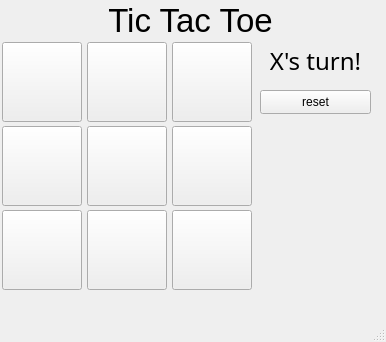
<?xml version="1.0" encoding="UTF-8"?>
<ui version="4.0">
 <class>MainWindow</class>
 <widget class="QMainWindow" name="MainWindow">
  <property name="geometry">
   <rect>
    <x>0</x>
    <y>0</y>
    <width>386</width>
    <height>342</height>
   </rect>
  </property>
  <property name="sizePolicy">
   <sizepolicy hsizetype="Minimum" vsizetype="Fixed">
    <horstretch>0</horstretch>
    <verstretch>0</verstretch>
   </sizepolicy>
  </property>
  <property name="windowTitle">
   <string>MainWindow</string>
  </property>
  <widget class="QWidget" name="centralwidget">
   <widget class="QLabel" name="label_title">
    <property name="geometry">
     <rect>
      <x>10</x>
      <y>0</y>
      <width>361</width>
      <height>41</height>
     </rect>
    </property>
    <property name="font">
     <font>
      <pointsize>25</pointsize>
     </font>
    </property>
    <property name="text">
     <string>Tic Tac Toe</string>
    </property>
    <property name="alignment">
     <set>Qt::AlignCenter</set>
    </property>
   </widget>
   <widget class="QPushButton" name="btn_reset">
    <property name="geometry">
     <rect>
      <x>260</x>
      <y>90</y>
      <width>111</width>
      <height>24</height>
     </rect>
    </property>
    <property name="text">
     <string>reset</string>
    </property>
   </widget>
   <widget class="QLabel" name="label_turn">
    <property name="geometry">
     <rect>
      <x>270</x>
      <y>50</y>
      <width>91</width>
      <height>21</height>
     </rect>
    </property>
    <property name="font">
     <font>
      <family>.SF Compact Rounded</family>
      <pointsize>18</pointsize>
     </font>
    </property>
    <property name="text">
     <string>X's turn!</string>
    </property>
    <property name="alignment">
     <set>Qt::AlignCenter</set>
    </property>
   </widget>
   <widget class="QPushButton" name="btn_2">
    <property name="geometry">
     <rect>
      <x>87</x>
      <y>42</y>
      <width>80</width>
      <height>80</height>
     </rect>
    </property>
    <property name="sizePolicy">
     <sizepolicy hsizetype="Minimum" vsizetype="Minimum">
      <horstretch>0</horstretch>
      <verstretch>0</verstretch>
     </sizepolicy>
    </property>
    <property name="minimumSize">
     <size>
      <width>80</width>
      <height>80</height>
     </size>
    </property>
    <property name="font">
     <font>
      <pointsize>50</pointsize>
     </font>
    </property>
    <property name="text">
     <string/>
    </property>
   </widget>
   <widget class="QPushButton" name="btn_3">
    <property name="geometry">
     <rect>
      <x>172</x>
      <y>42</y>
      <width>80</width>
      <height>80</height>
     </rect>
    </property>
    <property name="sizePolicy">
     <sizepolicy hsizetype="Minimum" vsizetype="Minimum">
      <horstretch>0</horstretch>
      <verstretch>0</verstretch>
     </sizepolicy>
    </property>
    <property name="minimumSize">
     <size>
      <width>80</width>
      <height>80</height>
     </size>
    </property>
    <property name="font">
     <font>
      <pointsize>50</pointsize>
     </font>
    </property>
    <property name="text">
     <string/>
    </property>
   </widget>
   <widget class="QPushButton" name="btn_1">
    <property name="enabled">
     <bool>true</bool>
    </property>
    <property name="geometry">
     <rect>
      <x>2</x>
      <y>42</y>
      <width>80</width>
      <height>80</height>
     </rect>
    </property>
    <property name="sizePolicy">
     <sizepolicy hsizetype="Minimum" vsizetype="Minimum">
      <horstretch>0</horstretch>
      <verstretch>0</verstretch>
     </sizepolicy>
    </property>
    <property name="minimumSize">
     <size>
      <width>80</width>
      <height>80</height>
     </size>
    </property>
    <property name="font">
     <font>
      <pointsize>50</pointsize>
     </font>
    </property>
    <property name="text">
     <string/>
    </property>
   </widget>
   <widget class="QPushButton" name="btn_9">
    <property name="geometry">
     <rect>
      <x>172</x>
      <y>210</y>
      <width>80</width>
      <height>80</height>
     </rect>
    </property>
    <property name="sizePolicy">
     <sizepolicy hsizetype="Minimum" vsizetype="Minimum">
      <horstretch>0</horstretch>
      <verstretch>0</verstretch>
     </sizepolicy>
    </property>
    <property name="minimumSize">
     <size>
      <width>80</width>
      <height>80</height>
     </size>
    </property>
    <property name="font">
     <font>
      <pointsize>50</pointsize>
     </font>
    </property>
    <property name="text">
     <string/>
    </property>
   </widget>
   <widget class="QPushButton" name="btn_8">
    <property name="geometry">
     <rect>
      <x>87</x>
      <y>210</y>
      <width>80</width>
      <height>80</height>
     </rect>
    </property>
    <property name="sizePolicy">
     <sizepolicy hsizetype="Minimum" vsizetype="Minimum">
      <horstretch>0</horstretch>
      <verstretch>0</verstretch>
     </sizepolicy>
    </property>
    <property name="minimumSize">
     <size>
      <width>80</width>
      <height>80</height>
     </size>
    </property>
    <property name="font">
     <font>
      <pointsize>50</pointsize>
     </font>
    </property>
    <property name="text">
     <string/>
    </property>
   </widget>
   <widget class="QPushButton" name="btn_7">
    <property name="geometry">
     <rect>
      <x>2</x>
      <y>210</y>
      <width>80</width>
      <height>80</height>
     </rect>
    </property>
    <property name="sizePolicy">
     <sizepolicy hsizetype="Minimum" vsizetype="Minimum">
      <horstretch>0</horstretch>
      <verstretch>0</verstretch>
     </sizepolicy>
    </property>
    <property name="minimumSize">
     <size>
      <width>80</width>
      <height>80</height>
     </size>
    </property>
    <property name="font">
     <font>
      <pointsize>50</pointsize>
     </font>
    </property>
    <property name="text">
     <string/>
    </property>
   </widget>
   <widget class="QPushButton" name="btn_5">
    <property name="geometry">
     <rect>
      <x>87</x>
      <y>126</y>
      <width>80</width>
      <height>80</height>
     </rect>
    </property>
    <property name="sizePolicy">
     <sizepolicy hsizetype="Minimum" vsizetype="Minimum">
      <horstretch>0</horstretch>
      <verstretch>0</verstretch>
     </sizepolicy>
    </property>
    <property name="minimumSize">
     <size>
      <width>80</width>
      <height>80</height>
     </size>
    </property>
    <property name="font">
     <font>
      <pointsize>50</pointsize>
     </font>
    </property>
    <property name="text">
     <string/>
    </property>
   </widget>
   <widget class="QPushButton" name="btn_4">
    <property name="geometry">
     <rect>
      <x>2</x>
      <y>126</y>
      <width>80</width>
      <height>80</height>
     </rect>
    </property>
    <property name="sizePolicy">
     <sizepolicy hsizetype="Minimum" vsizetype="Minimum">
      <horstretch>0</horstretch>
      <verstretch>0</verstretch>
     </sizepolicy>
    </property>
    <property name="minimumSize">
     <size>
      <width>80</width>
      <height>80</height>
     </size>
    </property>
    <property name="font">
     <font>
      <pointsize>50</pointsize>
     </font>
    </property>
    <property name="text">
     <string/>
    </property>
   </widget>
   <widget class="QPushButton" name="btn_6">
    <property name="geometry">
     <rect>
      <x>172</x>
      <y>126</y>
      <width>80</width>
      <height>80</height>
     </rect>
    </property>
    <property name="sizePolicy">
     <sizepolicy hsizetype="Minimum" vsizetype="Minimum">
      <horstretch>0</horstretch>
      <verstretch>0</verstretch>
     </sizepolicy>
    </property>
    <property name="minimumSize">
     <size>
      <width>80</width>
      <height>80</height>
     </size>
    </property>
    <property name="font">
     <font>
      <pointsize>50</pointsize>
     </font>
    </property>
    <property name="text">
     <string/>
    </property>
   </widget>
  </widget>
  <widget class="QMenuBar" name="menubar">
   <property name="geometry">
    <rect>
     <x>0</x>
     <y>0</y>
     <width>386</width>
     <height>22</height>
    </rect>
   </property>
  </widget>
  <widget class="QStatusBar" name="statusbar"/>
 </widget>
 <resources/>
 <connections/>
</ui>
